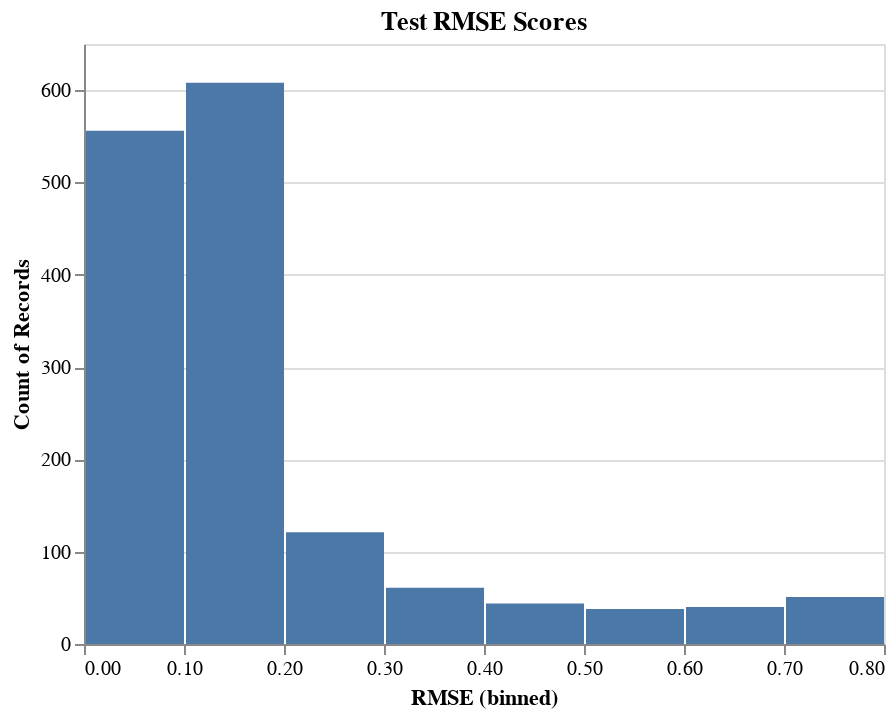

Write notebook code for a chart like this one.
### Code cell
#histogram
hist_input = pd.DataFrame({"RMSE":pred_rmse_vals})
alt.Chart(hist_input).mark_bar().encode(
    alt.X("RMSE:Q", bin=True),
    y='count()',
).properties(title= 'Test RMSE Scores')

### Figure 1 — Vega-Lite specification as saved in the notebook (floating-point values rounded to 4 significant figures; data arrays with more than 128 entries replaced by an {"elided": "..."} marker saying what was removed)
{"config": {"view": {"continuousWidth": 400, "continuousHeight": 300}}, "data": {"name": "data-e48a0a99ca0dc0fff5335835dd7f0b7a"}, "mark": "bar", "encoding": {"x": {"bin": true, "field": "RMSE", "type": "quantitative"}, "y": {"aggregate": "count", "type": "quantitative"}}, "title": "Test RMSE Scores", "$schema": "https://vega.github.io/schema/vega-lite/v4.17.0.json", "datasets": {"data-e48a0a99ca0dc0fff5335835dd7f0b7a": {"elided": "1519 records"}}}
